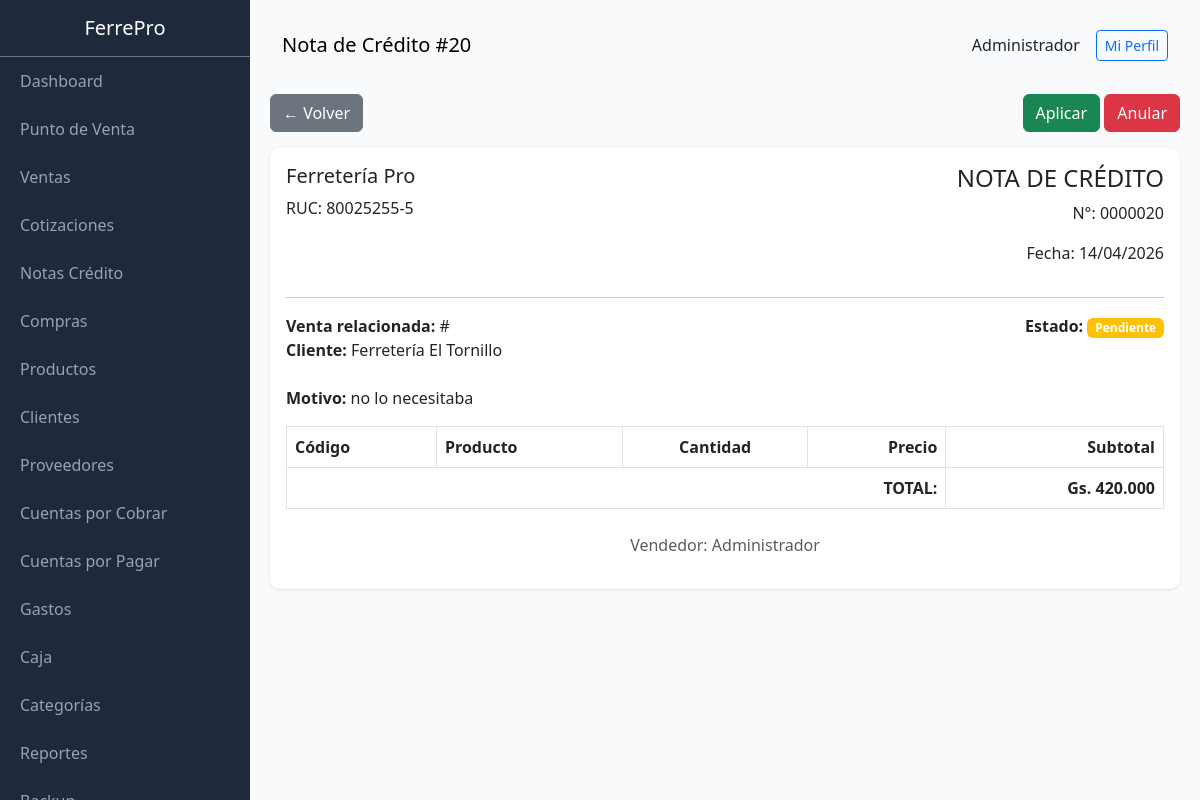
The app's page /public/index.php?page=credit_notes&action=view&id=20 (signed in), older data.
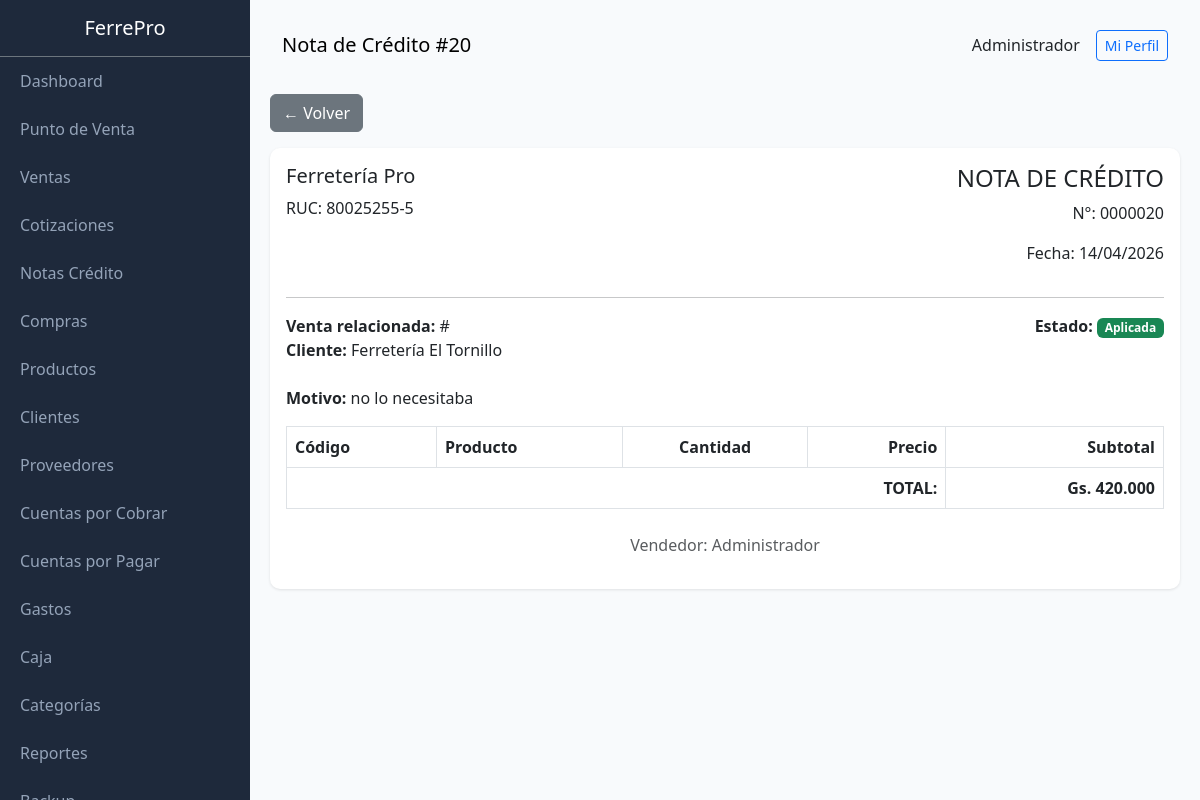
The same page, newer data.
### class/Database.php (called while the page is built, shortened)
<?php
class Database extends PDO {
    private static $instance = null;
    private function __construct() {
        $dbPath = dirname(__DIR__) . '/storage/ferrepro.db';
        $this->initTables();
    }
    public static function getInstance() {
        if (self::$instance === null) {
            self::$instance = new self();
        }
        return self::$instance;
    }
    private function initTables() {
        $this->seedDefaultData();
    }
    private function seedDefaultData() {
        $stmt = $this->query("SELECT COUNT(*) as count FROM users");
    }
}

### class/Format.php (called while the page is built, shortened)
<?php
class Format {
    public static function money($amount) {
        $amount = floatval($amount);
        return 'Gs. ' . number_format($amount, 0, ',', '.');
    }
    public static function date($date) {
        try {
            $dateObj = new DateTime($date);
            return $dateObj->format('d/m/Y');
        } catch (Exception $e) {
            return 'Fecha inválida';
        }
    }
}

### views/credit_notes/view.php (the view, shortened to what this page needs)
<?php
$content = '
<div class="row mb-3">
    <div class="col-md-6">
        <a href="?page=credit_notes" class="btn btn-secondary">← Volver</a>
    </div>
    <div class="col-md-6 text-end">
        ' . ($cn['status'] === 'pending' ? '<a href="?page=credit_notes&action=apply&id=' . $cn['id'] . '" class="btn btn-success" onclick="return confirm(\'Aplicar esta nota de crédito? Se reintegrará el stock.\')">Aplicar</a>
            <a href="?page=credit_notes&action=cancel&id=' . $cn['id'] . '" class="btn btn-danger" onclick="return confirm(\'Anular esta nota de crédito?\')">Anular</a>' : '') . '
    </div>
</div>
<div class="card">
    <div class="card-body">
        <div class="row">
            <div class="col-md-6">
                <h5>Ferretería Pro</h5>
                <p>RUC: 80025255-5</p>
            </div>
            <div class="col-md-6 text-end">
                <h4>NOTA DE CRÉDITO</h4>
                <p>N°: ' . str_pad($cn['id'], 7, '0', STR_PAD_LEFT) . '</p>
                <p>Fecha: ' . Format::date($cn['created_at']) . '</p>
            </div>
        </div>
        <hr>
        <div class="row mb-4">
            <div class="col-md-6">
                <strong>Venta relacionada:</strong> #' . $cn['sale_num'] . '<br>
                <strong>Cliente:</strong> ' . htmlspecialchars($cn['client_name'] ?? 'Mostrador') . '
            </div>
            <div class="col-md-6 text-end">
                <strong>Estado:</strong>
                ' . ($cn['status'] === 'pending' ? '<span class="badge bg-warning">Pendiente</span>' : ($cn['status'] === 'applied' ? '<span class="badge bg-success">Aplicada</span>' : '<span class="badge bg-danger">Anulada</span>')) . '
            </div>
        </div>
        <div class="row mb-3">
            <div class="col-12">
                <strong>Motivo:</strong> ' . htmlspecialchars($cn['reason']) . '
            </div>
        </div>
        <table class="table table-bordered">
            <thead>
                <tr>
                    <th>Código</th>
                    <th>Producto</th>
                    <th class="text-center">Cantidad</th>
                    <th class="text-end">Precio</th>
                    <th class="text-end">Subtotal</th>
                </tr>
            </thead>
            <tbody>
                ';
$content .= '
            </tbody>
            <tfoot>
                <tr>
                    <td colspan="4" class="text-end"><strong>TOTAL:</strong></td>
                    <td class="text-end"><strong>' . Format::money($cn['total']) . '</strong></td>
                </tr>
            </tfoot>
        </table>
        <div class="mt-4 text-center">
            <p class="text-muted">Vendedor: ' . htmlspecialchars($cn['user_name']) . '</p>
        </div>
    </div>
</div>';

Row changes from the older to the newer data that the page shows:
changed credit_notes "Nota de Crédito #20": status "pending" → "applied" (drawn)
Text that changed along with them:
text no longer shown: "Aplicar Anular Pendiente"
text now shown: "Aplicada"
